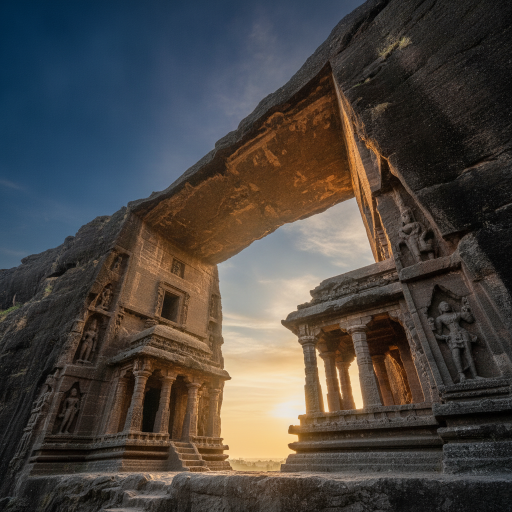
#> input picture ajanta-ellora/episode04/thumbnail/ep04_master_thumbnail_raw.jpg, 1024 x 1024 px (shown at 1/2 size)
$ python compose_ep04_thumbnail.py
#> lines starting #> are read from the running program, lines starting #| are printed output that depends on the picture
"""
Master 16:9 Thumbnail Compositor for Kailasa Episode 04
Implements:
- 3-Word Rule: "CARVED IN AIR?"
- High-contrast typography with heavy shadow & stroke
- 16:9 1920x1080 resolution
- File size strictly capped < 2.0 MB (per YouTube constraints)
"""

from pathlib import Path
from PIL import Image, ImageDraw, ImageFont

BASE_DIR = Path(__file__).resolve().parent.parent # ajanta-ellora
THUMBNAIL_DIR = BASE_DIR / "episode04" / "thumbnail"

RAW_THUMB = THUMBNAIL_DIR / "ep04_master_thumbnail_raw.jpg"
OUT_THUMB = THUMBNAIL_DIR / "ep04_master_thumbnail_16x9.jpg"

def get_font_bold(size):
    for f in ["segoeub.ttf", "arialbd.ttf", "impact.ttf"]:
        try:
            return ImageFont.truetype(f, size)
        except Exception:
            continue
    return ImageFont.load_default()

def compose_thumbnail():
    print("=" * 65)
    print(" COMPOSITING MASTER 16:9 THUMBNAIL (3-WORD RULE: 'CARVED IN AIR?')")
    print("=" * 65)

    if not RAW_THUMB.exists():
        raise FileNotFoundError(f"Raw thumbnail base image missing: {RAW_THUMB}")

    img = Image.open(RAW_THUMB).convert("RGB")
#> img is the input picture: PIL image 1024x1024 RGB; mean R, G, B 73.9, 69.2, 65.2
    if img.size != (1920, 1080):
        img = img.resize((1920, 1080), Image.Resampling.LANCZOS)
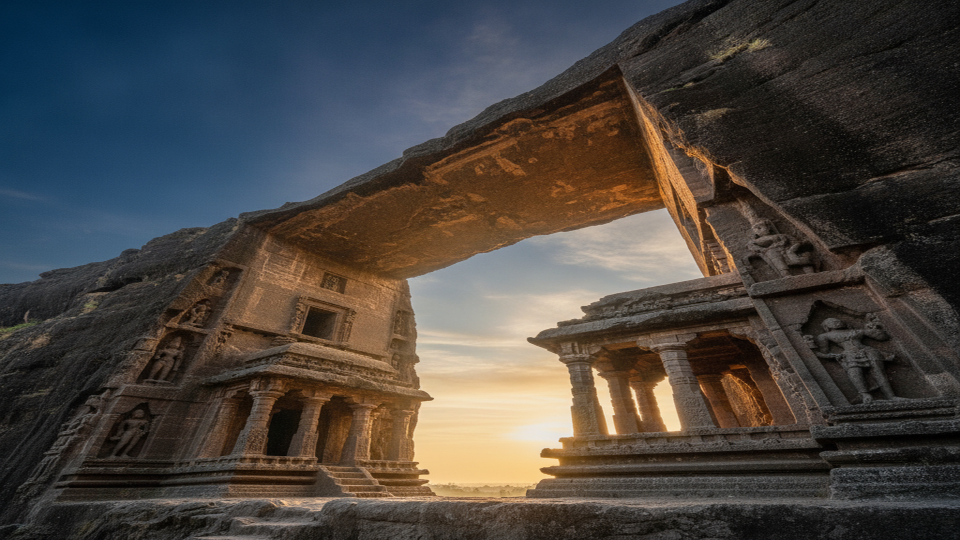
#> img: PIL image 1920x1080 RGB (shown at 1/2 size); mean R, G, B 73.9, 69.2, 65.2

    draw = ImageDraw.Draw(img)

    # 3-Word Rule: "CARVED", "IN", "AIR?"
    # Placed in high-visibility top-left area
    f_huge = get_font_bold(138)

    # Text lines
    lines = [
        ("CARVED", (255, 255, 255), 110, 100),
        ("IN", (255, 255, 255), 110, 240),
        ("AIR?", (250, 204, 21), 280, 240)  # Electric yellow accent on AIR?
    ]

    # Render with heavy black stroke / shadow for 100% readability on mobile screens
    for text, color, x, y in lines:
        # Shadow / Stroke passes
        for ox in range(-6, 7):
            for oy in range(-6, 7):
                if ox != 0 or oy != 0:
                    draw.text((x + ox, y + oy), text, fill=(0, 0, 0), font=f_huge)
        # Main text
        draw.text((x, y), text, fill=color, font=f_huge)

    # Subtle cinematic vignette border
    draw.rectangle([0, 0, 1920, 1080], outline=(15, 18, 24), width=10)

    # Save with quality optimization (< 2.0 MB ceiling)
    img.save(OUT_THUMB, "JPEG", quality=92)
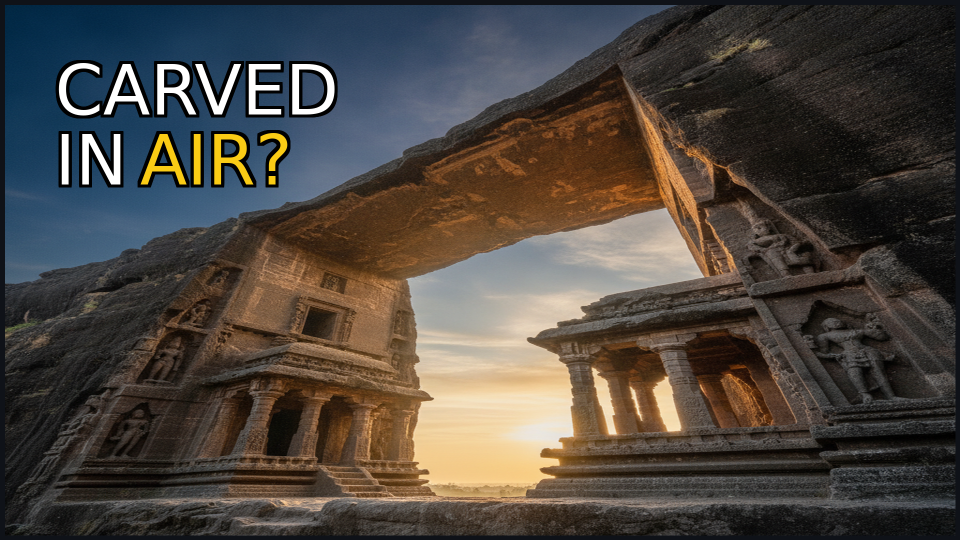
#> saved as ep04_master_thumbnail_16x9.jpg: PIL image 1920x1080 RGB (shown at 1/2 size); mean R, G, B 76.1, 69.9, 64
    size_mb = OUT_THUMB.stat().st_size / (1024 * 1024)
    print(f"[SUCCESS] Composited thumbnail: {OUT_THUMB.name}")
    print(f"Dimensions: {img.size[0]}x{img.size[1]} | File Size: {size_mb:.2f} MB (< 2.0 MB limit: {'PASS' if size_mb < 2.0 else 'FAIL'})")
#| Dimensions: 1920x1080 | File Size: 0.53 MB (< 2.0 MB limit: PASS)

if __name__ == "__main__":
    compose_thumbnail()
